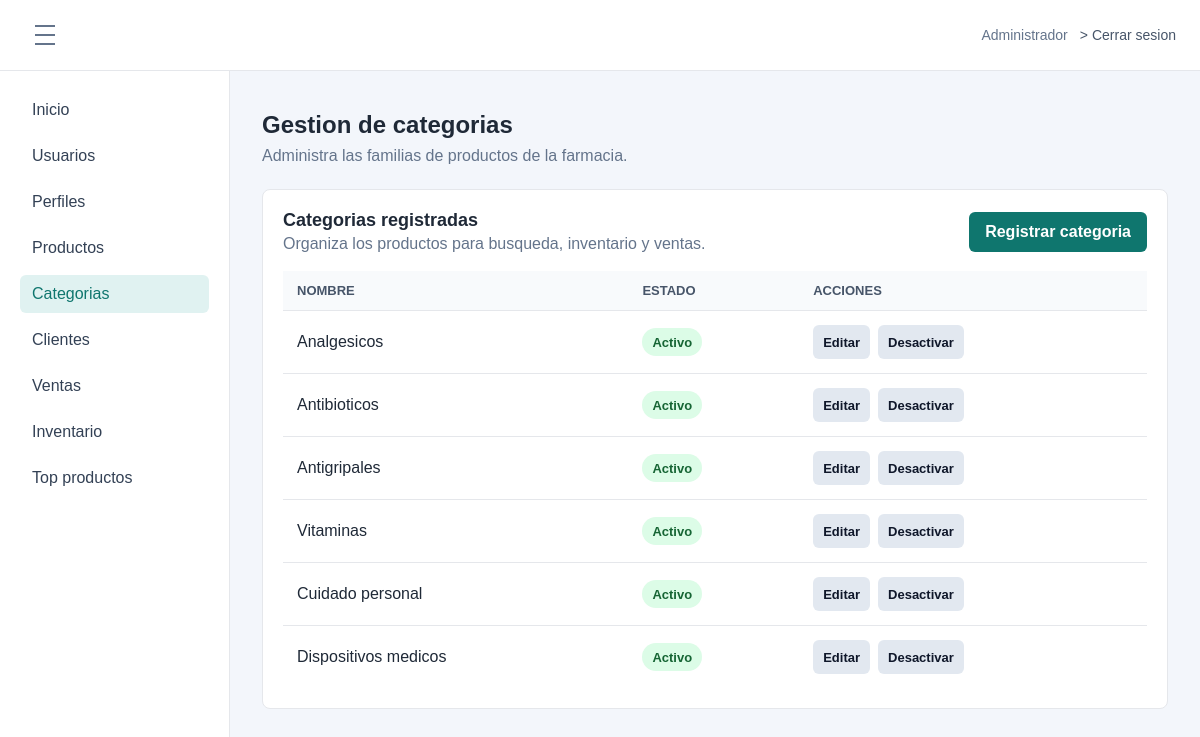
Screenshot of /index.php?route=module/categorias (signed in) with the database file from the repository.
### tables this page shows
CREATE TABLE `opcion` (
  `idopcion` int(11) NOT NULL AUTO_INCREMENT,
  `descripcion` varchar(100) NOT NULL,
  `url` varchar(200) NOT NULL,
  `icono` varchar(50) NOT NULL DEFAULT 'fa-circle',
  `estado` tinyint(1) NOT NULL DEFAULT 1,
  `fecha_creacion` datetime NOT NULL DEFAULT current_timestamp(),
  PRIMARY KEY (`idopcion`)
);

CREATE TABLE `categoria` (
  `idcategoria` int(11) NOT NULL AUTO_INCREMENT,
  `nombre` varchar(100) NOT NULL,
  `estado` tinyint(1) DEFAULT 1,
  `fecha_creacion` datetime NOT NULL DEFAULT current_timestamp(),
  PRIMARY KEY (`idcategoria`)
);

### app/Controllers/CategoriaController.php (called while the page is built, shortened)
<?php
class CategoriaController
{
    private Category $categories;
    private Profile $profiles;
    public function __construct(Category $categories, Profile $profiles)
    {
        $this->categories = $categories;
        $this->profiles = $profiles;
    }
    public function index(): void
    {
        $menuOptions = $this->requireAccess("GET");
        $categories = $this->categories->all();
        require __DIR__ . "/../Views/layout/app.php";
    }
    private function requireAccess(string $method): array
    {
        $menuOptions = $this->profiles->menuOptions((int) ($_SESSION["idperfil"] ?? 0));
        foreach ($menuOptions as $option) {
            if (in_array($option["url"] ?? "", ["module/categorias", "vista/categorias.php"], true)) {
                $allowed = true;
                break;
            }
        }
        return $menuOptions;
    }
}

### app/Models/Profile.php (called while the page is built, shortened)
<?php
class Profile
{
    private PDO $db;
    public function __construct(PDO $db)
    {
        $this->db = $db;
    }
    public function menuOptions(int $profileId): array
    {
        $sql = "SELECT o.descripcion, o.url, o.icono
                FROM acceso a
                INNER JOIN opcion o ON o.idopcion = a.idopcion
                WHERE a.idperfil = :idperfil
                  AND a.estado = 1
                  AND o.estado = 1
                ORDER BY o.idopcion";
        $statement = $this->db->prepare($sql);
        $statement->execute(["idperfil" => $profileId]);
        return $statement->fetchAll();
    }
}

### app/Models/Category.php (called while the page is built, shortened)
<?php
class Category
{
    private PDO $db;
    public function __construct(PDO $db)
    {
        $this->db = $db;
    }
    public function all(): array
    {
        return $this->db->query("SELECT idcategoria, nombre, estado, fecha_creacion
                                FROM categoria
                                ORDER BY idcategoria")->fetchAll(PDO::FETCH_ASSOC);
    }
}

### app/Views/categorias/index.php (the view, shortened to what this page needs)
<div class="page-title">
    <h1>Gestion de categorias</h1>
    <p>Administra las familias de productos de la farmacia.</p>
</div>
<section class="panel">
    <div class="section-toolbar">
        <div>
            <h2>Categorias registradas</h2>
            <p>Organiza los productos para busqueda, inventario y ventas.</p>
        </div>
        <a class="btn btn-primary" href="index.php?route=module/categorias/crear">Registrar categoria</a>
    </div>
    <div class="table-wrap">
        <table class="data-table">
            <thead>
                <tr>
                    <th scope="col">Nombre</th>
                    <th scope="col">Estado</th>
                    <th scope="col">Acciones</th>
                </tr>
            </thead>
            <tbody>
                <?php foreach ($categories as $category): ?>
                    <tr>
                        <td><?= htmlspecialchars($category["nombre"], ENT_QUOTES, "UTF-8") ?></td>
                        <td><span class="status-badge <?= (int) $category["estado"] === 1 ? "is-active" : "is-muted" ?>"><?= (int) $category["estado"] === 1 ? "Activo" : "Inactivo" ?></span></td>
                        <td class="action-cell">
                            <a class="btn btn-light btn-sm" href="index.php?route=module/categorias/editar&amp;id=<?= (int) $category["idcategoria"] ?>">Editar</a>
                            <form action="index.php?route=module/categorias/estado" method="post">
                                <button class="btn btn-light btn-sm" type="submit"><?= (int) $category["estado"] === 1 ? "Desactivar" : "Activar" ?></button>
                            </form>
                        </td>
                    </tr>
                <?php endforeach; ?>
            </tbody>
        </table>
    </div>
</section>

### app/Views/layout/sidebar.php
<?php $currentRoute = $_GET["route"] ?? "dashboard"; ?>
<aside class="sidebar">
    <nav aria-label="Menu principal">
        <a href="index.php?route=dashboard" <?= $currentRoute === "dashboard" ? 'aria-current="page"' : "" ?>>Inicio</a>
        <?php foreach ($menuOptions as $option): ?>
            <?php $route = $option["url"] ?? ""; ?>
            <a href="index.php?route=<?= urlencode($route) ?>" <?= $currentRoute === $route ? 'aria-current="page"' : "" ?>>
                <?= htmlspecialchars($option["descripcion"]) ?>
            </a>
        <?php endforeach; ?>
    </nav>
</aside>

### public/css/styles.css (style rules this page uses)
* { box-sizing: border-box; }
body { margin: 0; font-family: Arial, sans-serif; color: #1f2937; background: #f3f6fb; }
a { color: inherit; }
.login-card p, .page-title p { margin: 8px 0 24px; color: #64748b; }
.btn { display: inline-flex; align-items: center; justify-content: center; min-height: 40px; padding: 10px 16px; border: 0; border-radius: 6px; font: inherit; font-weight: 700; text-decoration: none; cursor: pointer; }
.btn-primary { background: #0f766e; color: #ffffff; }
.btn-light { background: #e2e8f0; color: #0f172a; }
.btn-sm { min-height: 34px; padding: 7px 10px; font-size: 13px; }
.sidebar { width: 230px; padding: 20px; background: #ffffff; border-right: 1px solid #e5e7eb; transition: width 0.2s ease, padding 0.2s ease, transform 0.2s ease; }
.sidebar nav { display: grid; gap: 8px; }
.sidebar a { padding: 10px 12px; border-radius: 6px; color: #334155; text-decoration: none; }
.sidebar a:hover, .sidebar a[aria-current="page"] { background: #e0f2f1; color: #0f766e; }
h1 { margin: 0; font-size: 24px; }
h2 { margin: 0 0 10px; font-size: 18px; }
.summary-card, .panel { padding: 20px; background: #ffffff; border: 1px solid #e5e7eb; border-radius: 8px; }
.panel p { margin: 0; color: #64748b; }
.section-toolbar { display: flex; align-items: center; justify-content: space-between; gap: 16px; margin-bottom: 18px; }
.section-toolbar h2, .section-toolbar p { margin: 0; }
.section-toolbar p { margin-top: 4px; }
.table-wrap { overflow-x: auto; }
.data-table { width: 100%; border-collapse: separate; border-spacing: 0; min-width: 720px; }
.data-table th { padding: 12px 14px; background: #f8fafc; color: #475569; font-size: 13px; text-align: left; text-transform: uppercase; }
.data-table td { padding: 14px; border-top: 1px solid #e5e7eb; }
.status-badge { display: inline-flex; align-items: center; min-height: 28px; padding: 5px 10px; border-radius: 999px; font-size: 13px; font-weight: 700; }
.status-badge.is-active { background: #dcfce7; color: #166534; }
.action-cell { display: flex; align-items: center; gap: 8px; white-space: nowrap; }
.action-cell form { margin: 0; }

### rows the page displays
opcion: descripcion "Usuarios"
opcion: descripcion "Perfiles"
opcion: descripcion "Productos"
opcion: descripcion "Categorias"
opcion: descripcion "Clientes"
opcion: descripcion "Ventas"
opcion: descripcion "Inventario"
opcion: descripcion "Top productos"
categoria: nombre "Analgesicos", estado "Activo"
categoria: nombre "Antibioticos", estado "Activo"
categoria: nombre "Antigripales", estado "Activo"
categoria: nombre "Vitaminas", estado "Activo"
categoria: nombre "Cuidado personal", estado "Activo"
categoria: nombre "Dispositivos medicos", estado "Activo"

### other values shown
$_SESSION["nombre"] "Administrador"
